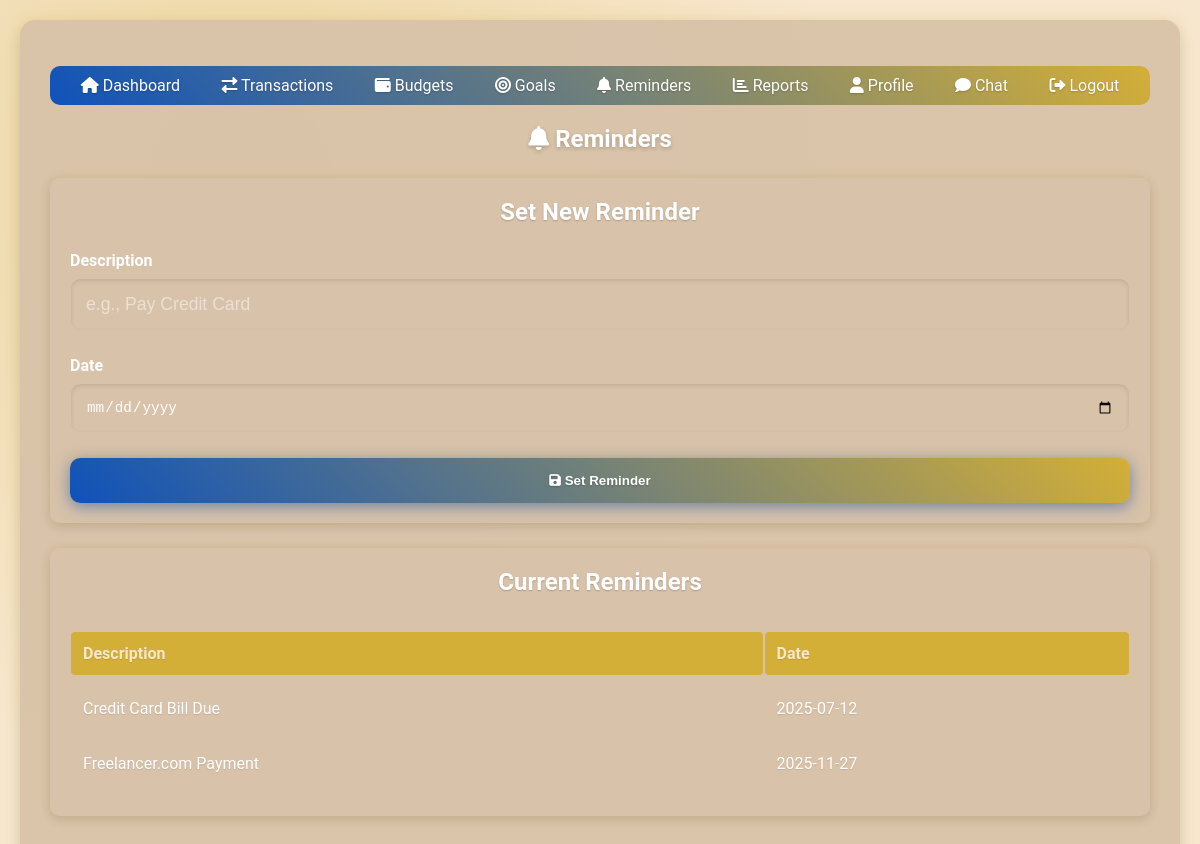
Screenshot of /reminders (signed in) with the database file from the repository.
### tables this page shows
CREATE TABLE reminders (
        id INTEGER PRIMARY KEY AUTOINCREMENT,
        user_id INTEGER,
        description TEXT,
        date TEXT,
        FOREIGN KEY (user_id) REFERENCES users(id)
    );

### app.py (the view)
@app.route('/reminders')
@login_required
def reminders():
    conn = sqlite3.connect('smartfinance.db')
    c = conn.cursor()
    c.execute('SELECT description, date FROM reminders WHERE user_id = ?', (current_user.id,))
    reminders = c.fetchall()
    conn.close()
    return render_template('reminders.html', reminders=reminders)

### app.py (called while the page is built)
@login_manager.user_loader
def load_user(user_id):
    conn = sqlite3.connect('smartfinance.db')
    c = conn.cursor()
    c.execute('SELECT id, username, is_admin, age, occupation, income, location, financial_goals_summary, profile_picture FROM users WHERE id = ?', (user_id,))
    user_data = c.fetchone()
    conn.close()
    if user_data:
        return User(id=user_data[0], username=user_data[1], is_admin=user_data[2], age=user_data[3], occupation=user_data[4],
                   income=user_data[5], location=user_data[6], financial_goals_summary=user_data[7], profile_picture=user_data[8])
    return None

### Templates/reminders.html (shortened to what this page needs)
{% extends "base.html" %}
   {% block content %}
       <h2><i class="fas fa-bell"></i> Reminders</h2>
       <div class="card">
           <h3>Set New Reminder</h3>
           <form method="POST" action="{{ url_for('set_reminder') }}" class="form-slide">
               <div class="form-group">
                   <label for="description">Description</label>
                   <input type="text" id="description" name="description" required placeholder="e.g., Pay Credit Card">
               </div>
               <div class="form-group">
                   <label for="date">Date</label>
                   <input type="date" id="date" name="date" required>
               </div>
               <button type="submit" class="glow-button"><i class="fas fa-save"></i> Set Reminder</button>
           </form>
       </div>
       <div class="card">
           <h3>Current Reminders</h3>
           {% if reminders %}
               <table>
                   <tr><th>Description</th><th>Date</th></tr>
                   {% for r in reminders %}
                       <tr>
                           <td>{{ r[0] }}</td>
                           <td>{{ r[1] }}</td>
                       </tr>
                   {% endfor %}
               </table>
           {% else %}
               <p>No reminders set yet.</p>
           {% endif %}
       </div>
   {% endblock %}

### static/style.css (style rules this page uses)
body { font-family: 'Roboto', sans-serif; margin: 0; padding: 20px; background: #f7e7ce; color: #ffffff; min-height: 100vh; display: flex; justify-content: center; align-items: center; background-image: radial-gradient(circle at 20% 20%, rgba(212, 175, 55, 0.3) 0%, transparent 50%); }
h1, h2, h3 { color: #ffffff; text-align: center; margin-bottom: 25px; text-shadow: 0 2px 4px rgba(0, 0, 0, 0.2); }
.form-slide { display: flex; flex-direction: column; gap: 25px; }
.form-group { margin-bottom: 0; text-align: left; position: relative; }
label { display: block; font-weight: 600; color: #ffffff; margin-bottom: 8px; transition: color 0.3s ease; }
input, select { padding: 15px; width: 100%; border: 1px solid #d9c2a9; border-radius: 10px; box-sizing: border-box; font-size: 1.1em; background: rgba(217, 194, 169, 0.8); color: #ffffff; transition: all 0.4s ease; box-shadow: inset 0 2px 4px rgba(0, 0, 0, 0.1); }
input::placeholder { color: rgba(255, 255, 255, 0.5); }
button, .glow-button { background: linear-gradient(45deg, #0f52ba, #d4af37); color: #ffffff; font-weight: bold; padding: 15px; border: none; border-radius: 10px; cursor: pointer; transition: all 0.5s ease; box-shadow: 0 4px 15px rgba(15, 82, 186, 0.5), 0 0 10px rgba(212, 175, 55, 0.3); position: relative; overflow: hidden; text-shadow: 0 1px 2px rgba(0, 0, 0, 0.2); }
.glow-button::after { content: ''; position: absolute; top: 50%; left: 50%; width: 0; height: 0; background: rgba(255, 255, 255, 0.2); border-radius: 50%; transform: translate(-50%, -50%); transition: width 0.6s ease, height 0.6s ease; }
.card { background: rgba(217, 194, 169, 0.95); padding: 20px; margin-bottom: 25px; border-radius: 10px; box-shadow: 0 4px 12px rgba(0, 0, 0, 0.1), 0 0 10px rgba(212, 175, 55, 0.2); animation: fadeInUp 1s ease-out; }
.card h3 { margin-top: 0; font-size: 1.5em; color: #ffffff; text-shadow: 0 1px 2px rgba(0, 0, 0, 0.2); }
table { width: 100%; border-collapse: separate; border-spacing: 0 10px; margin-top: 15px; }
th, td { padding: 12px; text-align: left; background: rgba(217, 194, 169, 0.95); border-radius: 5px; border: 1px solid #d9c2a9; color: #ffffff; text-shadow: 0 1px 1px rgba(0, 0, 0, 0.1); }
th { background: #d4af37; color: #f7e7ce; font-weight: 700; }

### rows the page displays
reminders: description "Credit Card Bill Due", date "2025-07-12"
reminders: description "Freelancer.com Payment", date "2025-11-27"
